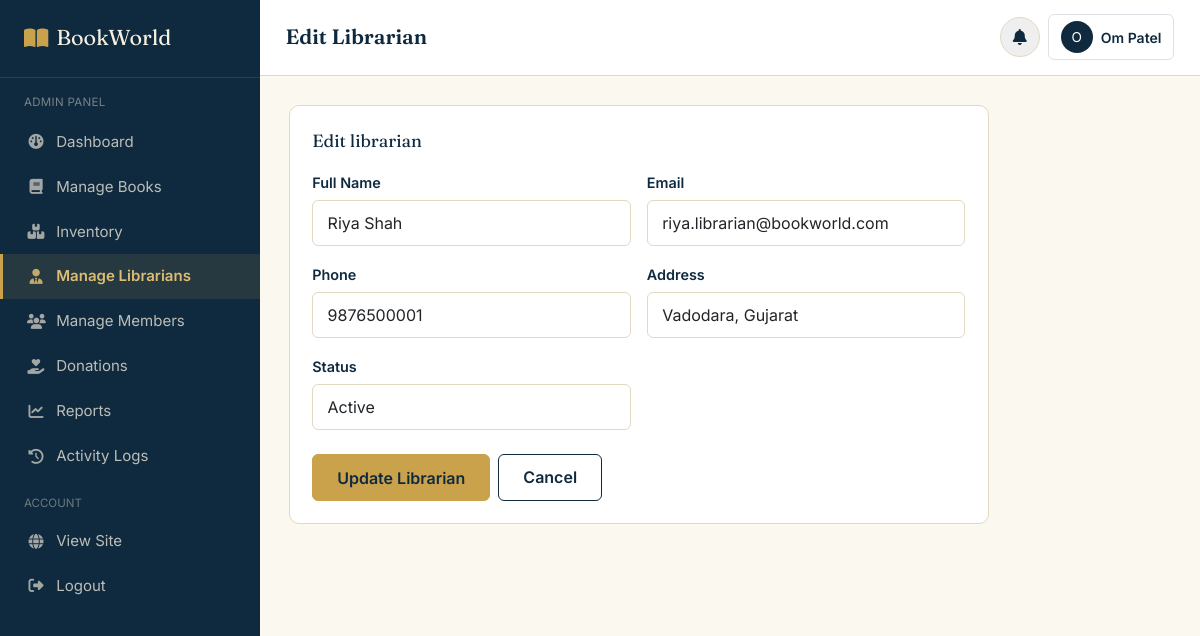
Screenshot of /admin/librarians/edit.php?id=1 (signed in) with the database file from the repository.
### tables this page shows
CREATE TABLE librarian (
    librarian_id INT AUTO_INCREMENT PRIMARY KEY,
    name VARCHAR(100) NOT NULL,
    email VARCHAR(150) NOT NULL UNIQUE,
    password VARCHAR(255) NOT NULL,
    phone VARCHAR(15),
    address VARCHAR(255),
    joining_date DATE DEFAULT (CURRENT_DATE),
    status ENUM('active','inactive') DEFAULT 'active',
    created_by INT NULL,
    created_at DATETIME DEFAULT CURRENT_TIMESTAMP
);

### includes/functions.php (called while the page is built, shortened)
<?php
function clean($str) {
    return htmlspecialchars(trim($str), ENT_QUOTES, 'UTF-8');
}

### admin/librarians/edit.php (the view, shortened to what this page needs)
<?php
require_once '../../config/database.php';
require_once '../../includes/functions.php';
$id = (int)($_GET['id'] ?? 0);
$stmt = mysqli_prepare($conn, "SELECT * FROM librarian WHERE librarian_id = ?");
mysqli_stmt_bind_param($stmt, 'i', $id);
mysqli_stmt_execute($stmt);
$lib = mysqli_fetch_assoc(mysqli_stmt_get_result($stmt));
?>
<!DOCTYPE html>
<html lang="en">
<head>
<link href="https://cdn.jsdelivr.net/npm/bootstrap@5.3.3/dist/css/bootstrap.min.css" rel="stylesheet">
<link rel="stylesheet" href="https://cdnjs.cloudflare.com/ajax/libs/font-awesome/6.5.2/css/all.min.css">
<link rel="stylesheet" href="../../assets/css/style.css">
<link rel="stylesheet" href="../../assets/css/dashboard.css">
</head>
<body>
<div class="bw-app">
<?php include '../../includes/sidebar_admin.php'; ?>
<main class="bw-main">
<?php include '../../includes/dashboard_topbar.php'; ?>
<div class="bw-content">
  <div class="bw-panel" style="max-width:700px;">
    <div class="panel-title">Edit librarian</div>
    <form method="POST" novalidate>
      <div class="row g-3">
        <div class="col-md-6"><label class="bw-label">Full Name</label><input type="text" class="form-control bw-form-control" name="name" value="<?= clean($lib['name']) ?>" required></div>
        <div class="col-md-6"><label class="bw-label">Email</label><input type="email" class="form-control bw-form-control" value="<?= clean($lib['email']) ?>" readonly></div>
        <div class="col-md-6"><label class="bw-label">Phone</label><input type="tel" maxlength="10" class="form-control bw-form-control" name="phone" value="<?= clean($lib['phone']) ?>" required></div>
        <div class="col-md-6"><label class="bw-label">Address</label><input type="text" class="form-control bw-form-control" name="address" value="<?= clean($lib['address']) ?>" required></div>
        <div class="col-md-6">
          <label class="bw-label">Status</label>
          <select class="form-select bw-form-control" name="status">
            <option value="active" <?= $lib['status']==='active'?'selected':'' ?>>Active</option>
          </select>
        </div>
      </div>
      <div class="d-flex gap-2 mt-4">
        <button type="submit" class="btn btn-bw-primary px-4">Update Librarian</button>
        <a href="list.php" class="btn btn-bw-outline px-4">Cancel</a>
      </div>
    </form>
  </div>
</div>
</main>
</div>
</body>
</html>

### assets/css/style.css (style rules this page uses)
:root { --bw-navy: #0F2A3F; --bw-navy-light: #1A4160; --bw-green: #2F5233; --bw-green-light: #3E6B45; --bw-brass: #C9A24B; --bw-brass-light: #DCBD73; --bw-paper: #F5EFDF; --bw-paper-soft: #FBF8F0; --bw-ink: #1D2430; --bw-slate: #5B6472; --bw-line: #E2D9C3; --bw-danger: #A93F35; --bw-danger-bg: #FBEAE7; --bw-success: #2F5233; --bw-success-bg: #EAF1E7; --bw-warning: #B4791F; --bw-warning-bg: #FBF1E1; --font-display: 'Fraunces', Georgia, serif; --font-body: 'Inter', -apple-system, BlinkMacSystemFont, sans-serif; --radius-sm: 6px; --radius-md: 10px; --shadow-card: 0 1px 3px rgba(15, 42, 63, 0.08), 0 1px 2px rgba(15, 42, 63, 0.06); }
* { box-sizing: border-box; }
body { font-family: var(--font-body); color: var(--bw-ink); background: var(--bw-paper-soft); margin: 0; }
a { color: var(--bw-navy); text-decoration: none; }
.btn-bw-primary { background: var(--bw-brass); border: 1px solid var(--bw-brass); color: var(--bw-navy); font-weight: 600; padding: 0.65rem 1.5rem; border-radius: var(--radius-sm); transition: transform 0.15s ease, box-shadow 0.15s ease; }
.btn-bw-outline { background: transparent; border: 1.5px solid var(--bw-navy); color: var(--bw-navy); font-weight: 600; padding: 0.6rem 1.45rem; border-radius: var(--radius-sm); transition: all 0.15s ease; }
.bw-form-control { border: 1.5px solid var(--bw-line); border-radius: var(--radius-sm); padding: 0.65rem 0.9rem; background: #fff; font-family: var(--font-body); }
.bw-label { font-weight: 600; font-size: 0.9rem; color: var(--bw-navy); margin-bottom: 0.35rem; display: inline-block; }

### assets/css/dashboard.css (style rules this page uses)
.bw-app { display: flex; min-height: 100vh; }
.bw-main { flex: 1; min-width: 0; background: var(--bw-paper-soft); }
.bw-content { padding: 1.8rem; }
.bw-panel { background: #fff; border: 1px solid var(--bw-line); border-radius: var(--radius-md); padding: 1.4rem; }
.bw-panel .panel-title { font-family: var(--font-display); font-size: 1.1rem; color: var(--bw-navy); margin-bottom: 1rem; }

### rows the page displays
librarian: name "Riya Shah", email "riya.librarian@bookworld.com", phone "9876500001", address "Vadodara, Gujarat", status "Active"

### other values shown
$page_title "Edit Librarian"
substr($current_user_name, 0, 1) "O"
$current_user_name "Om Patel"
